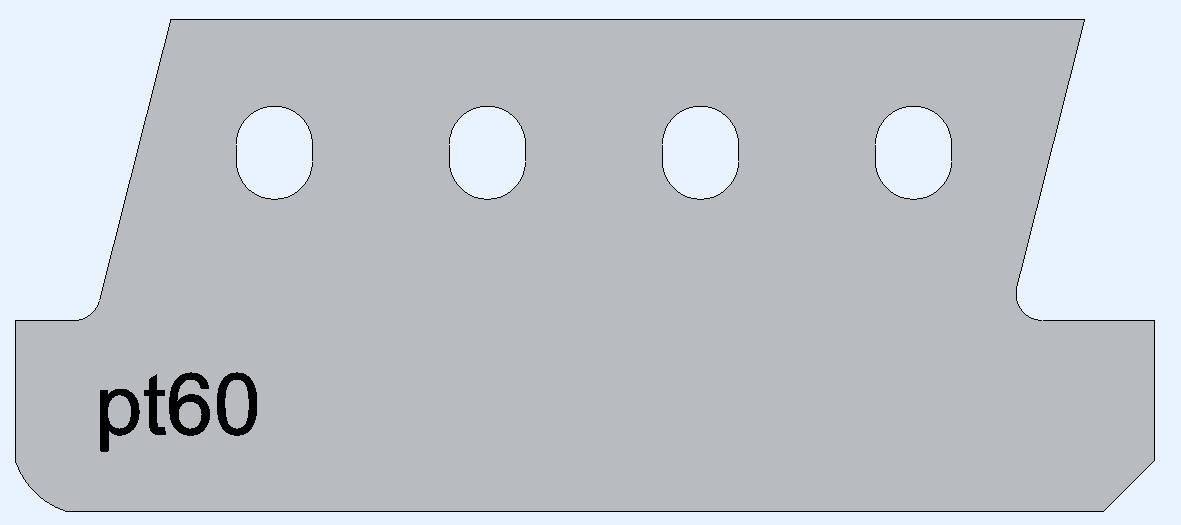
#> input picture plate60_img.jpeg, 1181 x 525 px
$ python run.py
#> lines starting #> are read from the running program, lines starting #| are printed output that depends on the picture; after the words box and inside, x2 and y2 are one past the last pixel; in counts of white or black regions, pixels touching at a corner belong together
#> the answer given: plate60_img.jpeg
import cv2
from rich.console import Console
from rich.markdown import Markdown
from rich.prompt import Prompt
from tkinter import filedialog
from typing import List, Union
from parser.dstv_object import Dstv_object
from DSTVimage import getObjectImg
import numpy as np
console = Console()

MATCH_THRESHOLD = 0.02

MARKDOWN = """
# DSTV Matcher will take an image and search its database to find the ID of the part in the image

1. First select some DSTV format files of the pieces you have. This will build the database of models.
2. Then select an image and see if a match is found.
3. You can add more models or search more images for a match
4. Enjoy
"""

model_db = []

def print_welcome() -> None:
    console.rule("[bold red]Welcome to DSTV Matcher")
    md = Markdown(MARKDOWN)
    console.print(md)

def print_question() -> str:
    console.print("Enter DB to enter new models to the database or IM to search for a match. q to exit")
    choice = Prompt.ask("Enter choice:", choices=["DB", "IM", "q"])
    return choice

def add_to_model_db(file_names: Union[List[str], None]):
    if (file_names == None):
        return
    for filename in file_names:
        obj = Dstv_object(filename)
        obj_im = getObjectImg(obj)
        # create contour
        contours, hi = cv2.findContours(obj_im,cv2.RETR_CCOMP,1)
        model_db.append({"id":obj.header_info["piece_identification"], "contour":contours, "number_c": len(contours)})

def search_for_match(img_filename):
#> called with img_filename = 'plate60_img.jpeg'
    img = cv2.imread(img_filename,0)
#> img: shape (525, 1181); min 0, max 253, mean 197.6
    ret, thresh = cv2.threshold(img, 127, 255,1)
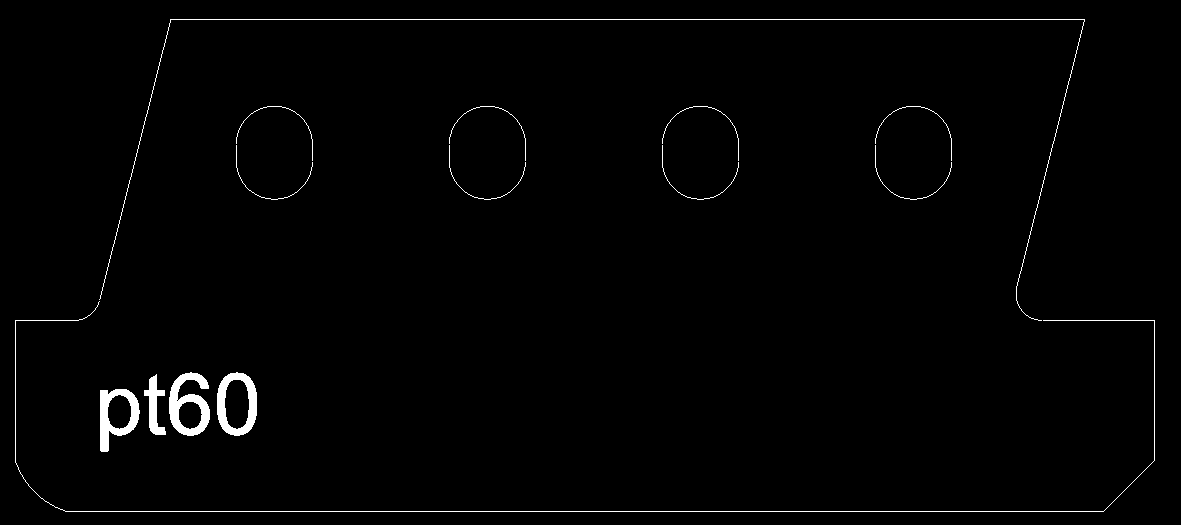
#> thresh: shape (525, 1181); 1.3% white; 14 white regions
    contours,hierarchy = cv2.findContours(thresh,cv2.RETR_CCOMP,1)
#> contours = 18 contours, 11 with area under 20; largest, box (x1, y1, x2, y2) and area: (217, 372, 257, 436) 2051, (100, 389, 140, 452) 1682, (169, 372, 210, 436) 1676, (224, 379, 250, 430) 1020, (107, 394, 132, 430) 663, (178, 401, 203, 430) 524, (144, 374, 166, 435) 518
    number_c = len(contours)
#> number_c = 18
    for model in model_db:
        if (model["number_c"] != number_c):
            continue
        result = cv2.matchShapes(contours[0],model["contour"][0],1,0.0)
        if (result > MATCH_THRESHOLD):
            continue
        model_av = np.arange(1,model["number_c"])
        match_model = True
        for cnt1 in contours[1:]:
            min_res = 2.0
            pop_index = -1
            for index, model_index in enumerate(model_av):
                cnt2 = model["contour"][model_index]
                result = cv2.matchShapes(cnt1,cnt2,1,0.0)
                if (result < min_res):
                    min_res = result
                    pop_index = index
            if (min_res > MATCH_THRESHOLD):
                match_model = False
                break
            np.delete(model_av, pop_index, 0)
        if (match_model):
            return model["id"]
    return None

def handle_action(action:str) -> None:
    if (action == "DB"):
        nc_file_names = filedialog.askopenfilenames(title="Select NC files", filetypes=[("NC file","*.nc1")])
        add_to_model_db(nc_file_names)
    else:
        img_filename = filedialog.askopenfilename(title="Select Image to search", filetypes=[("PNG","*.png"),("JPEG","*.jpg")])
        id_piece = search_for_match(img_filename)
        if (id_piece == None):
            console.print("[bold red]Not found in db")
        else:
            console.print(f"[bold green]Id is {id_piece}")

if __name__ == "__main__":
    print_welcome()
    choice = print_question()
    while (choice != "q"):
        handle_action(choice)
        choice = print_question()
#> pass 2 of the loop `while (choice != "q"):`:
#> the answer given: plate_img.jpeg
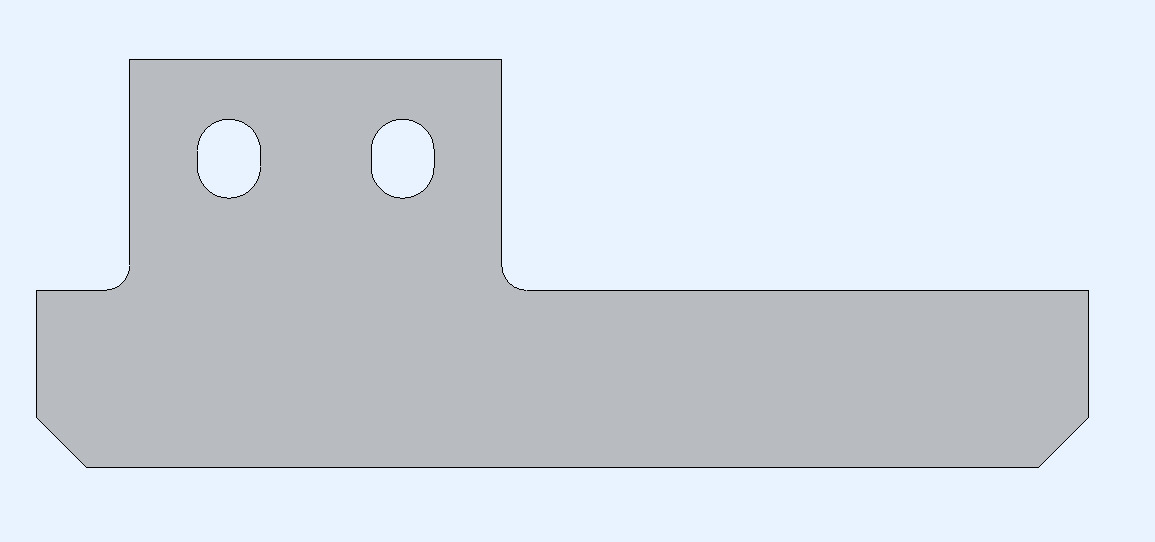
#> input picture plate_img.jpeg, 1155 x 542 px
#> img: shape (542, 1155)
#> in search_for_match (call 2), `ret, thresh = cv2.threshold(img, 127, 255,1)`:
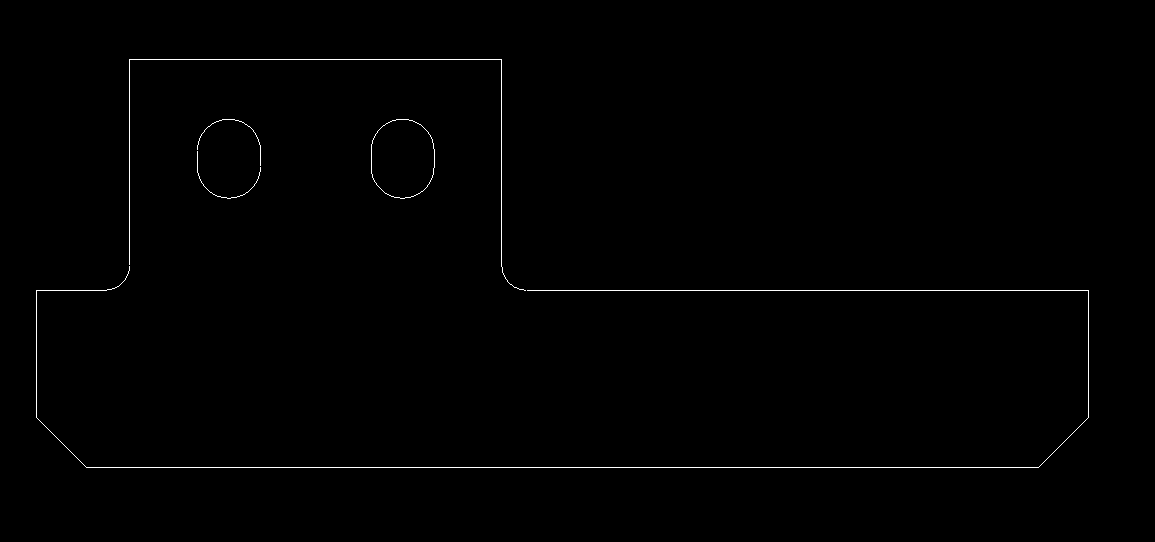
#> thresh: shape (542, 1155); 0.51% white in thin lines or dots, all inside (x1, y1, x2, y2) = (36, 59, 1089, 468)
#> contours = 6 contours, 4 with area under 20; largest, box (x1, y1, x2, y2) and area: (371, 119, 435, 199) 4106, (371, 119, 435, 199) 4106
#> number_c = 6
